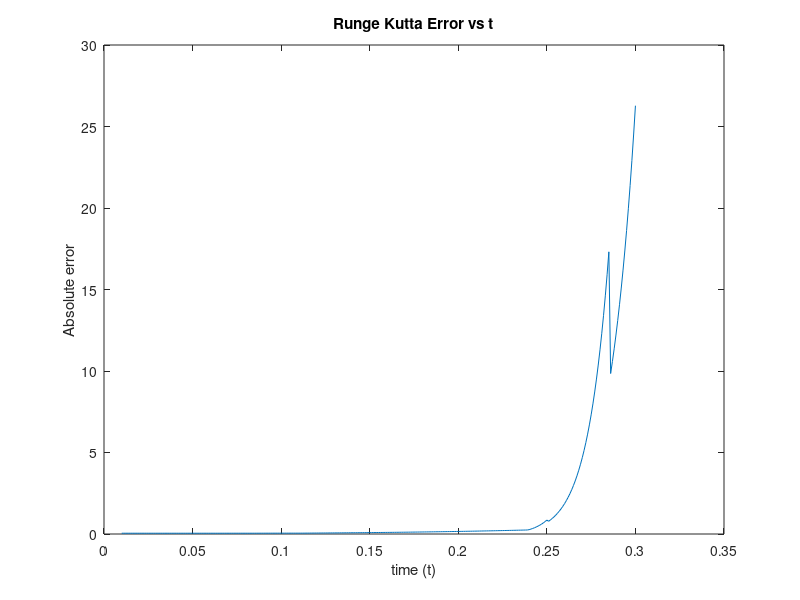
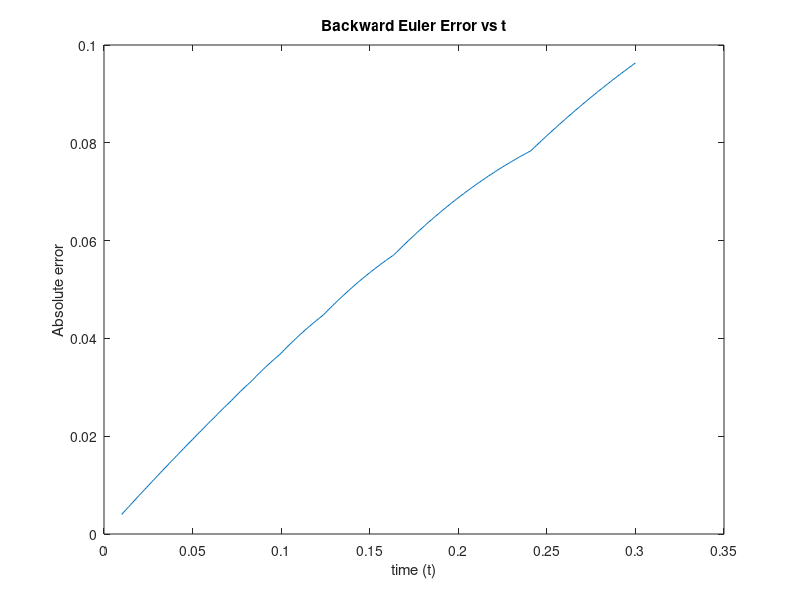

Reproduce these figures in MATLAB, in order.
%BACKWARD EULER'S AND RUNGE KUTTA 

clear all; 
close all;

% h = [0.15 0.13 0.11 0.10 0.09 0.06 0.05 0.01]; %step sizes 
h = 0.01:0.001:0.3;

%real solutions 
y1 = @(t) -0.1*exp(-20*t) + 1.1*exp(-2*t);
y2 = @(t) 0.1*exp(-20*t) + 1.1*exp(-2*t);

%initial value equations 
dy1 = @(x1,x2) -11*x1 + 9*x2;
dy2 = @(x1,x2) 9*x2 - 11*x2;

%For backwards Euler's linsolve   
A = [-11 9; 9 -11];
I = eye(2); %identity matrix 

legendInfo = cell(length(h), 1);
err_eul = length(h);
err_run = length(h);

for i=1:length(h)
    t = 0:h(i):2; %time steps 
    u1 = t; %initialize u1
    u2 = t; %initialize u2 

    
    %This is a temp variable to hold array of next point in u1 & u2
    %for linearly solving equation 
    u = [0; 0]; 
    
    %initial conditions 
    u1(1) = 1; 
    u2(1) = 1.2; 
    
    err = t;
    err2 = t;
    
    %Backward Euler's scheme 
    for j=1:length(t)-1
        u = linsolve( (I-h(i)*A), [u1(j); u2(j)]);
        u1(j+1) = u(1);
        u2(j+1) = u(2);
        
        err(j+1) = abs(y1(t(j+1)) - u1(j+1)); 
    end

%     figure
%     hold on
%     plot(t, y1(t),'linewidth',3);
%     plot(t, u1, 'linewidth',2);
%     title(['Backward Euler: y1 vs t where h=',num2str(h(i))]);
%     legend('Exact','Numerical');
%     xlabel('time (t)');
%     ylabel('y1');
%     
    err_eul(i) = max(err);
%     legendInfo{i} = ['h=',num2str(h(i))];

    %runge kutta method 
    for j=1:length(t)-1
        k1_1 = dy1(u1(j),u2(j));
        k1_2 = dy2(u1(j),u2(j));
        
        k2_1 = dy1(u1(j)+h(i)*k1_1/2, u2(j)+h(i)*k1_2/2);
        k2_2 = dy2(u1(j)+h(i)*k1_1/2, u2(j)+h(i)*k1_2/2);
        
        k3_1 = dy1(u1(j)+h(i)*k2_1/2, u2(j)+h(i)*k2_2/2);
        k3_2 = dy2(u1(j)+h(i)*k2_1/2, u2(j)+h(i)*k2_2/2);        
        
        k4_1 = dy1(u1(j)+h(i)*k2_1/2, u2(j)+h(i)*k2_2/2);
        k4_2 = dy2(u1(j)+h(i)*k2_1/2, u2(j)+h(i)*k2_2/2);        
        
        u1(j+1) = u1(j)+h(i)*(k1_1 + 2*k2_1 + 2*k3_1 + k4_1)/6;
        u2(j+1) = u2(j)+h(i)*(k1_2 + 2*k2_2 + 2*k3_2 + k4_2)/6;  
        
        err2(j+1) = abs(y1(t(j+1)) - u1(j+1)); 
        
    end
    
%     figure
%     hold on
%     plot(t, y1(t),'linewidth',3);
%     plot(t, u1, 'linewidth',2);
%     title(['Runge Kutta: y1 vs t where h=',num2str(h(i))]);
%     legend('Exact','Numerical');
%     xlabel('time (t)');
%     ylabel('y1');
    
%     figure(20)
%     hold on
%     plot(t, err2); 
    err_run(i) = max(err2);
    
end

figure(21)
plot(h, err_eul);
% legend(legendInfo);
title('Backward Euler Error vs t');
xlabel('time (t)');
ylabel('Absolute error');

figure(20)
plot(h, err_run);
% legend(legendInfo);
title('Runge Kutta Error vs t');
xlabel('time (t)');
ylabel('Absolute error');



